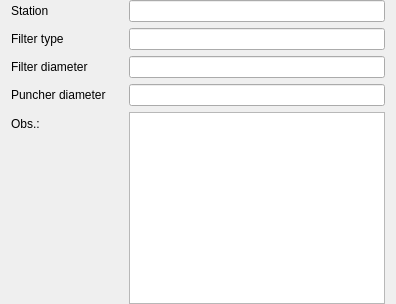
                <widget class="QWidget" name="punched_filter_background_page">
                 <property name="sizePolicy">
                  <sizepolicy hsizetype="Preferred" vsizetype="Preferred">
                   <horstretch>0</horstretch>
                   <verstretch>0</verstretch>
                  </sizepolicy>
                 </property>
                 <layout class="QVBoxLayout" name="verticalLayout_punch">
                  <property name="topMargin">
                   <number>0</number>
                  </property>
                  <property name="bottomMargin">
                   <number>0</number>
                  </property>
                  <item>
                   <layout class="QFormLayout" name="formLayout_punch">
                    <property name="bottomMargin">
                     <number>0</number>
                    </property>
                    <item row="4" column="0">
                     <widget class="QLabel" name="bg_punch_label">
                      <property name="text">
                       <string>Obs.:                         </string>
                      </property>
                     </widget>
                    </item>
                    <item row="4" column="1">
                     <widget class="QTextEdit" name="exp_description_text_edit_punch_bg">
                      <property name="sizePolicy">
                       <sizepolicy hsizetype="Expanding" vsizetype="Fixed">
                        <horstretch>0</horstretch>
                        <verstretch>0</verstretch>
                       </sizepolicy>
                      </property>
                      <property name="lineWrapMode">
                       <enum>QTextEdit::NoWrap</enum>
                      </property>
                     </widget>
                    </item>
                    <item row="0" column="0">
                     <widget class="QLabel" name="stationLabel_2">
                      <property name="text">
                       <string>Station</string>
                      </property>
                     </widget>
                    </item>
                    <item row="0" column="1">
                     <widget class="QLineEdit" name="station_text_edit_punchbg"/>
                    </item>
                    <item row="1" column="0">
                     <widget class="QLabel" name="filterTypeLabel">
                      <property name="text">
                       <string>Filter type</string>
                      </property>
                     </widget>
                    </item>
                    <item row="1" column="1">
                     <widget class="QLineEdit" name="filter_type_text_edit_punchbg"/>
                    </item>
                    <item row="2" column="0">
                     <widget class="QLabel" name="filterDiameterLabel">
                      <property name="text">
                       <string>Filter diameter</string>
                      </property>
                     </widget>
                    </item>
                    <item row="2" column="1">
                     <widget class="QLineEdit" name="filter_diameter_text_edit_punchbg"/>
                    </item>
                    <item row="3" column="0">
                     <widget class="QLabel" name="puncherDiameterLabel">
                      <property name="text">
                       <string>Puncher diameter</string>
                      </property>
                     </widget>
                    </item>
                    <item row="3" column="1">
                     <widget class="QLineEdit" name="puncher_diameter_text_edit_bg"/>
                    </item>
                   </layout>
                  </item>
                 </layout>
                </widget>
